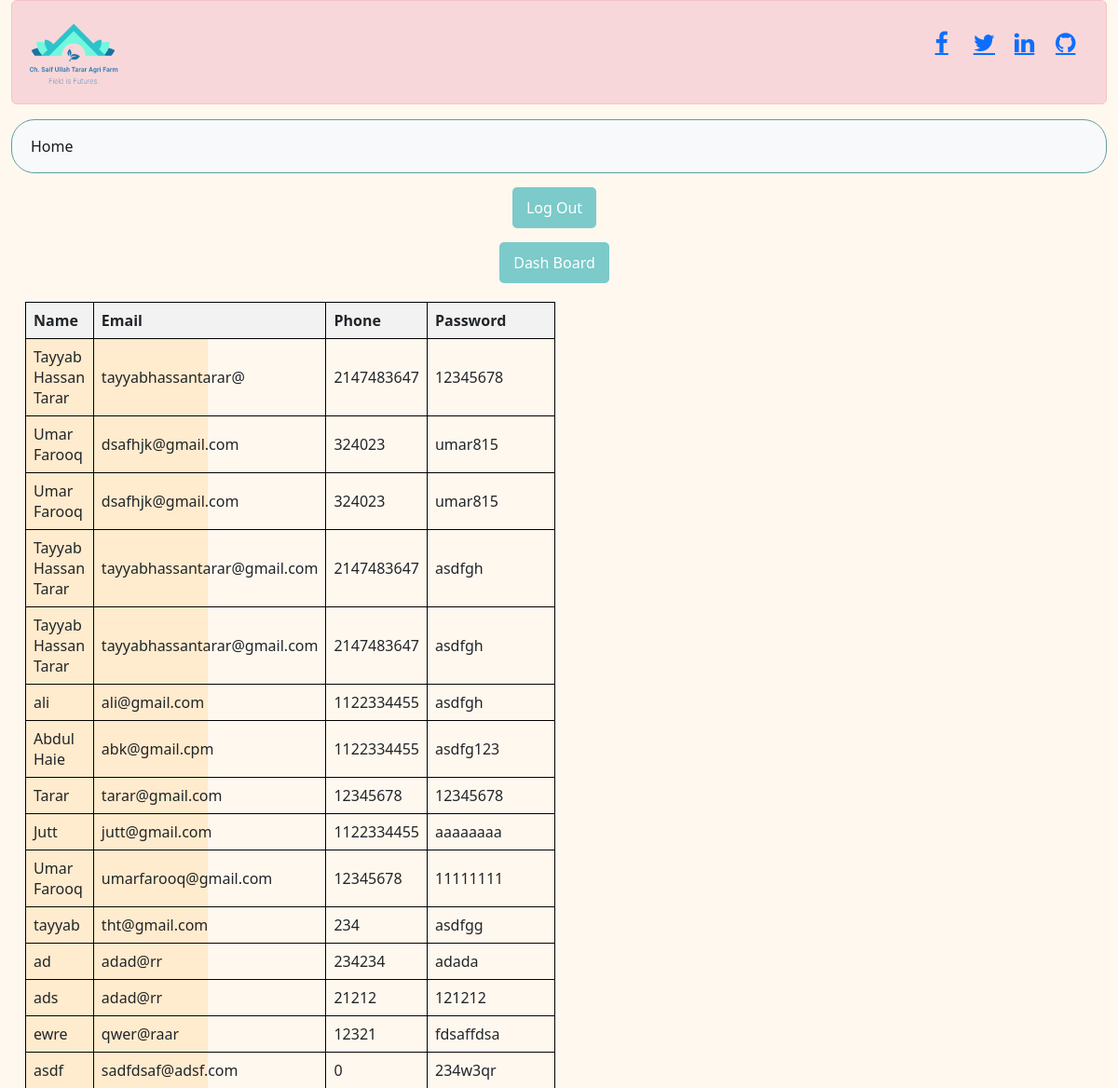
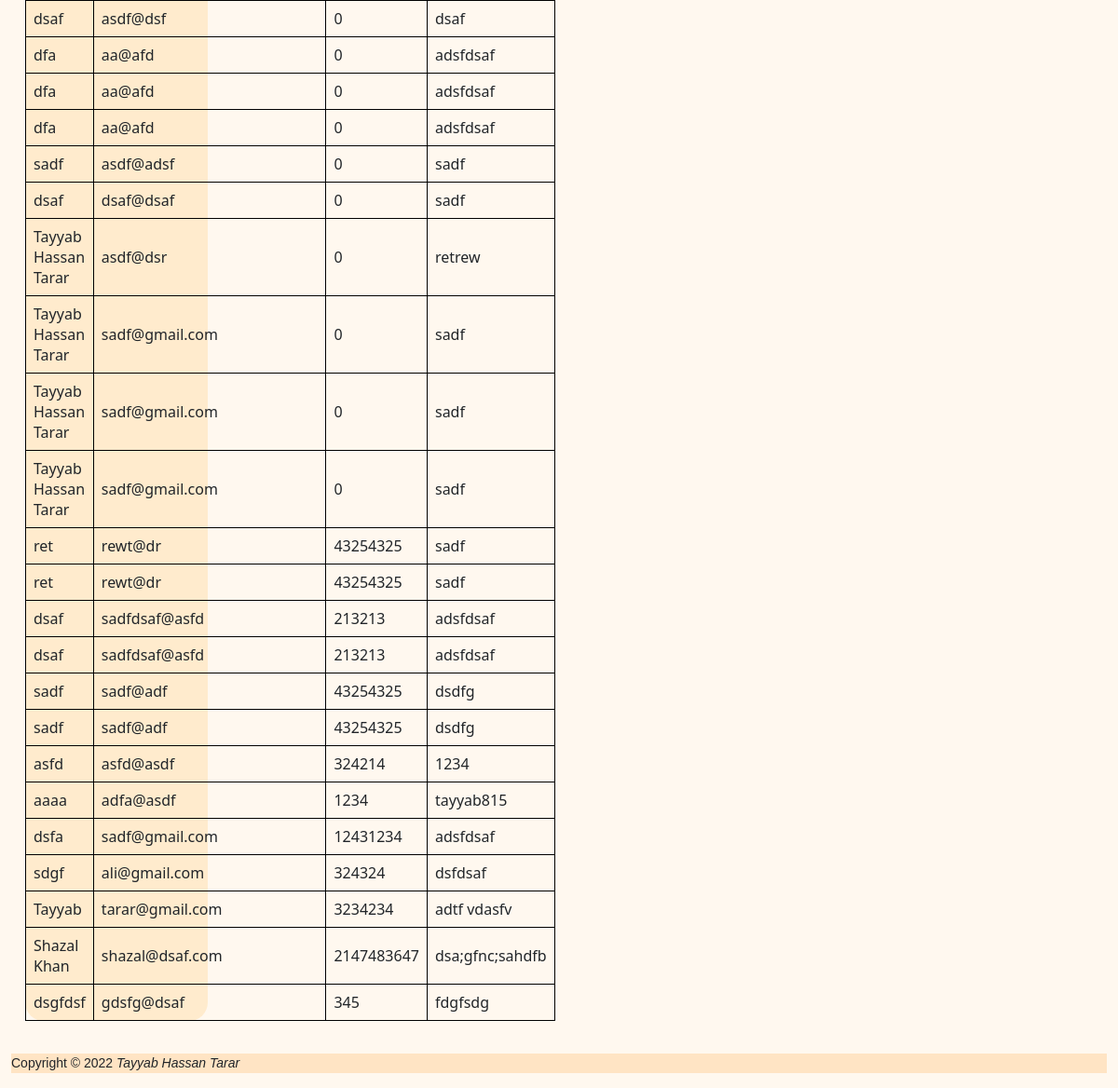
The app's page /showusers.php with its own data (2 pictures, top to bottom).
### tables this page shows
CREATE TABLE `userlogin` (
  `Name` varchar(25) NOT NULL,
  `Email` varchar(30) NOT NULL,
  `Phone` int(11) NOT NULL,
  `Password` varchar(15) NOT NULL
);

### showusers.php (the view, shortened to what this page needs)
<html>
<head>
</head>
<body>
</body>
</html>
<!DOCTYPE html>
<html lang="en">
<head>
    <link href="https://cdn.jsdelivr.net/npm/bootstrap@5.2.3/dist/css/bootstrap.min.css" rel="stylesheet"
>
    <link rel="stylesheet" href="https://cdnjs.cloudflare.com/ajax/libs/font-awesome/4.7.0/css/font-awesome.min.css">
    <link rel="stylesheet" href="homepage.css">
</head>
<body class="fullpage">
    <div class="alert alert-danger" role="alert">
        <div class="grid col-12">
            <div class="row">
                <div class="logo-front col-3">
                    <img src="pics/mono.PNG" alt="Tarar Farm">
                </div>
                <div class="col-7">
                </div>
                <div class="social-icons col-2">
                    <div class="grid col-12">
                        <div class="row">
                            <div class="col-3">
                                <a href="https://www.facebook.com/tayyabHtarar" class="fa fa-facebook"></a>
                            </div>
                            <div class="col-3">
                                <a href="https://twitter.com/Tayyab0815" class="fa fa-twitter"></a>
                            </div>
                            <div class="col-3">
                                <a href="https://www.linkedin.com/in/tayyab-hassan-tarar-305252211/?lipi=urn%3Ali%3Apage%3Ad_flagship3_feed%3B2Jp7tAHvRG6hykiUVtEUmQ%3D%3D"
                                    class="fa fa-linkedin"></a>
                            </div>
                            <div class="col-3">
                                <a href="https://github.com/tayyabhassantarar" class="fa fa-github"></a>
                            </div>
                        </div>
                    </div>
                </div>
            </div>
        </div>
    </div>
    <nav class="Main-Menu navbar navbar-expand-lg bg-light">
        <div class="container-fluid">
            <div class="collapse navbar-collapse" id="navbarNavAltMarkup">
                <div class="navbar-nav">
                    <a class="nav-link active" aria-current="page" href="homepage.html">Home</a>
                </div>
            </div>
        </div>
    </nav>
    <div class="btn-container">
        <a class="btn" aria-current="page" href="homepage2.php" style="background-color:rgb(124, 202, 202)">
            Log Out</a>
    </div>
    <div class="btn-container">
        <a class="btn" aria-current="page" href="dashboard.html" style="background-color:rgb(124, 202, 202)">
            Dash Board</a>
    </div>
    <div class="col-2" style=" background-color:blanchedalmond;border-radius:20px;margin-top:20px;margin-left:15px;">
        <?php
        $servername = "localhost";
        $username = "root";
        $password = "";
        $dbname = "project0097";
        $conn = new mysqli($servername, $username, $password, $dbname);
        $sql = "SELECT Name, Email, Phone, Password FROM userlogin";
        $result = $conn->query($sql);
        if ($result->num_rows > 0) {
            echo "<table><tr><th>Name</th><th>Email</th><th>Phone</th><th>Password</th></tr>";
            while ($row = $result->fetch_assoc()) {
                echo "<tr><td>" . $row["Name"] . "</td><td>" . $row["Email"] . "</td><td>" . $row["Phone"] . "</td><td>" . $row["Password"] . "</td></tr>";
            }
            echo "</table>";
        } else {
            echo "0 results";
        }
        ?>
    </div>
    <p class="Copyright-Section" style="background-color:bisque;">
        Copyright &#169 2022 <span style="font-style:italic"> Tayyab Hassan Tarar </span>
    </p>
</body>
</html>

### homepage.css (style rules this page uses)
.fullpage { margin-left: 12px; margin-right: 12px; font-family: 'Segoe UI', Tahoma, Geneva, Verdana, sans-serif; background-color: rgb(255, 248, 239); }
.social-icons { margin-top: 17px; text-align: right; width: auto; font-size: 25px; text-align: center; }
.Main-Menu { font-weight: 500; text-align: center; border: 1px solid cadetblue; border-radius: 25px; }
.Copyright-Section { font-family: arial; font-size: 14px; margin-top: 35px; }

### showusers.php (style rules this page uses)
.btn-container { display: flex; justify-content: center; align-items: center; margin-top: 15px; }
.btn { background-color: #4CAF50; color: white; padding: 10px 15px; border: none; border-radius: 5px; cursor: pointer; margin-right: 10px; }
table { width: 100%; border-collapse: collapse; }
th, td { border: 1px solid black; padding: 8px; text-align: left; }
th { background-color: #f2f2f2; }

### records on screen
userlogin: Name "Tayyab Hassan Tarar", Email "tayyabhassantarar@", Phone "2147483647", Password "12345678"
userlogin: Name "Umar Farooq", Email "dsafhjk@gmail.com", Phone "324023", Password "umar815"
userlogin: Name "Umar Farooq", Email "dsafhjk@gmail.com", Phone "324023", Password "umar815"
userlogin: Name "Tayyab Hassan Tarar", Email "tayyabhassantarar@gmail.com", Phone "2147483647", Password "asdfgh"
userlogin: Name "Tayyab Hassan Tarar", Email "tayyabhassantarar@gmail.com", Phone "2147483647", Password "asdfgh"
userlogin: Name "ali", Email "ali@gmail.com", Phone "1122334455", Password "asdfgh"
userlogin: Name "Abdul Haie", Email "abk@gmail.cpm", Phone "1122334455", Password "asdfg123"
userlogin: Name "Tarar", Email "tarar@gmail.com", Phone "12345678", Password "12345678"
userlogin: Name "Jutt", Email "jutt@gmail.com", Phone "1122334455", Password "aaaaaaaa"
userlogin: Name "Umar Farooq", Email "umarfarooq@gmail.com", Phone "12345678", Password "11111111"
userlogin: Name "tayyab", Email "tht@gmail.com", Phone "234", Password "asdfgg"
userlogin: Name "ad", Email "adad@rr", Phone "234234", Password "adada"
userlogin: Name "ads", Email "adad@rr", Phone "21212", Password "121212"
userlogin: Name "ewre", Email "qwer@raar", Phone "12321", Password "fdsaffdsa"
userlogin: Name "asdf", Email "sadfdsaf@adsf.com", Phone "0", Password "234w3qr"
userlogin: Name "dsaf", Email "asdf@dsf", Phone "0", Password "dsaf"
userlogin: Name "dfa", Email "aa@afd", Phone "0", Password "adsfdsaf"
userlogin: Name "dfa", Email "aa@afd", Phone "0", Password "adsfdsaf"
userlogin: Name "dfa", Email "aa@afd", Phone "0", Password "adsfdsaf"
userlogin: Name "sadf", Email "asdf@adsf", Phone "0", Password "sadf"
userlogin: Name "dsaf", Email "dsaf@dsaf", Phone "0", Password "sadf"
userlogin: Name "Tayyab Hassan Tarar", Email "asdf@dsr", Phone "0", Password "retrew"
userlogin: Name "Tayyab Hassan Tarar", Email "sadf@gmail.com", Phone "0", Password "sadf"
userlogin: Name "Tayyab Hassan Tarar", Email "sadf@gmail.com", Phone "0", Password "sadf"
userlogin: Name "Tayyab Hassan Tarar", Email "sadf@gmail.com", Phone "0", Password "sadf"
userlogin: Name "ret", Email "rewt@dr", Phone "43254325", Password "sadf"
userlogin: Name "ret", Email "rewt@dr", Phone "43254325", Password "sadf"
userlogin: Name "dsaf", Email "sadfdsaf@asfd", Phone "213213", Password "adsfdsaf"
userlogin: Name "dsaf", Email "sadfdsaf@asfd", Phone "213213", Password "adsfdsaf"
userlogin: Name "sadf", Email "sadf@adf", Phone "43254325", Password "dsdfg"
userlogin: Name "sadf", Email "sadf@adf", Phone "43254325", Password "dsdfg"
userlogin: Name "asfd", Email "asfd@asdf", Phone "324214", Password "1234"
userlogin: Name "aaaa", Email "adfa@asdf", Phone "1234", Password "tayyab815"
userlogin: Name "dsfa", Email "sadf@gmail.com", Phone "12431234", Password "adsfdsaf"
userlogin: Name "sdgf", Email "ali@gmail.com", Phone "324324", Password "dsfdsaf"
userlogin: Name "Tayyab", Email "tarar@gmail.com", Phone "3234234", Password "adtf vdasfv"
userlogin: Name "Shazal Khan", Email "shazal@dsaf.com", Phone "2147483647", Password "dsa;gfnc;sahdfb"
userlogin: Name "dsgfdsf", Email "gdsfg@dsaf", Phone "345", Password "fdgfsdg"
